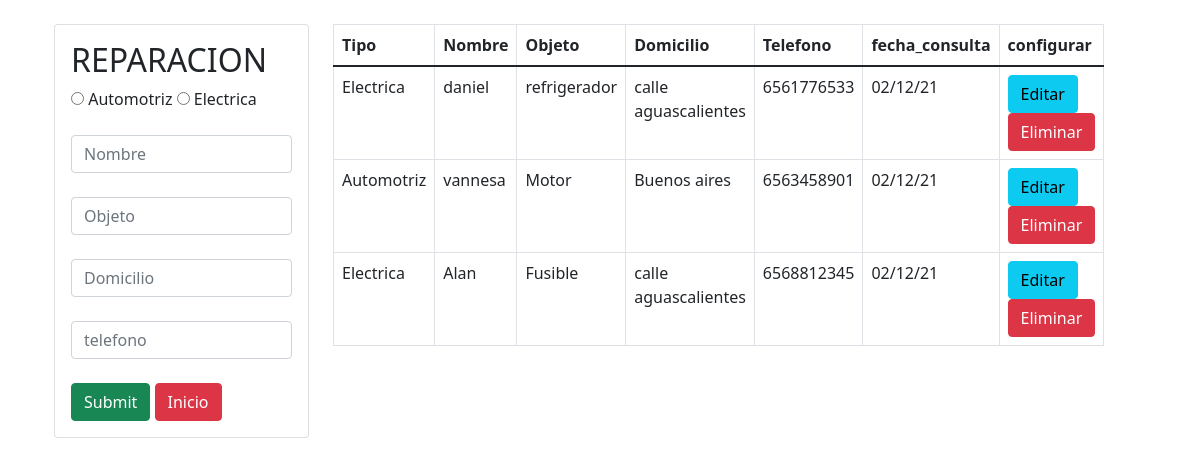
/crud_TipoRep/tipo_rep.php, run on the app's committed database.
### tables this page shows
CREATE TABLE `tipo_rep` (
  `id` int(10) NOT NULL,
  `tipo` varchar(20) NOT NULL,
  `nombre` text NOT NULL,
  `objeto` varchar(20) NOT NULL,
  `domicilio` text NOT NULL,
  `telefono` varchar(12) NOT NULL,
  `fecha` varchar(10) NOT NULL
);

### crud_TipoRep/tipo_rep.php (the view, shortened to what this page needs)
<?php include("bd.php") ?>
<!DOCTYPE html>
<html lang="en">
<head>
    <link href="https://cdn.jsdelivr.net/npm/bootstrap@5.1.3/dist/css/bootstrap.min.css" rel="stylesheet"
>
</head>
<body>
    <div class="container p-4">
        <div class="row">
            <div class="col-md-3">
                <div class="card card-body">
                <form action="insertar.php" method="POST">
                        <h2>REPARACION</h2>
                        <div class="form-group">
                        <div class="formaVenta">
                            <input type="radio" name="tipo" id="mayoreo" value="Automotriz">
                            <label for="mayoreo">Automotriz</label>
                            <input type="radio" name="tipo" id="menudeo" value="Electrica">
                            <label for="menudeo">Electrica</label>
                        </div>
                        <br>
                        <input type="text" name="name" class="form-control" placeholder="Nombre" autofocus>
                        <br>
		                <input type="text" name="object" class="form-control" placeholder="Objeto" autofocus>
                        <br>
		                <input type="text" name="domic" class="form-control" placeholder="Domicilio" autofocus>
                        <br>
		                <input type="text" name="cel" class="form-control" placeholder="telefono" autofocus>
                        </div><br>
                        <input type="submit" class="btn btn-success btn-block" name="reparacion">
                        <a href="/proyecto_zuñiga_TallerElectrico/index.php"
                        class="btn btn-danger btn-block">Inicio</a>
                    </form>
                </div>
            </div>
            <div class="col-md-8">
                <table class="table table-bordered">
                    <thead>
                        <tr>
                            <th>Tipo</th>
                            <th>Nombre</th>
                            <th>Objeto</th>
                            <th>Domicilio</th>
                            <th>Telefono</th>
                            <th>fecha_consulta</th>
                            <th>configurar</th>
                    </thead>
                    <tbody>
                        <?php
                        $query = "SELECT * FROM tipo_rep" ;
                        $result = mysqli_query($conex, $query,);
                        while ($row = mysqli_fetch_array($result)) { ?>
                        <tr>
                            <td><?php echo $row['tipo']; ?></td>
                            <td><?php echo $row['nombre']; ?></td>
                            <td><?php echo $row['objeto']; ?></td>
                            <td><?php echo $row['domicilio']; ?></td>
                            <td><?php echo $row['telefono']; ?></td>
                            <td><?php echo $row['fecha']; ?></td>
                            <td>
                            <a href="edit.php?id=<?php echo $row['id'] ?>" class="btn btn-info">
                            Editar</a>
                            <a href="delete.php?id=<?php echo $row['id'] ?>" class="btn btn-danger">
                            Eliminar</a>
                            </td>
                        </tr>
                        <?php } ?>
                    </tbody>
                </table>
            </div>
        </div>
    </div>
</body>
</html>

### data on the page
tipo_rep: tipo "Electrica", nombre "daniel", objeto "refrigerador", domicilio "calle aguascalientes", telefono "6561776533", fecha "02/12/21"
tipo_rep: tipo "Automotriz", nombre "vannesa", objeto "Motor", domicilio "Buenos aires", telefono "6563458901", fecha "02/12/21"
tipo_rep: tipo "Electrica", nombre "Alan", objeto "Fusible", domicilio "calle aguascalientes", telefono "6568812345", fecha "02/12/21"
